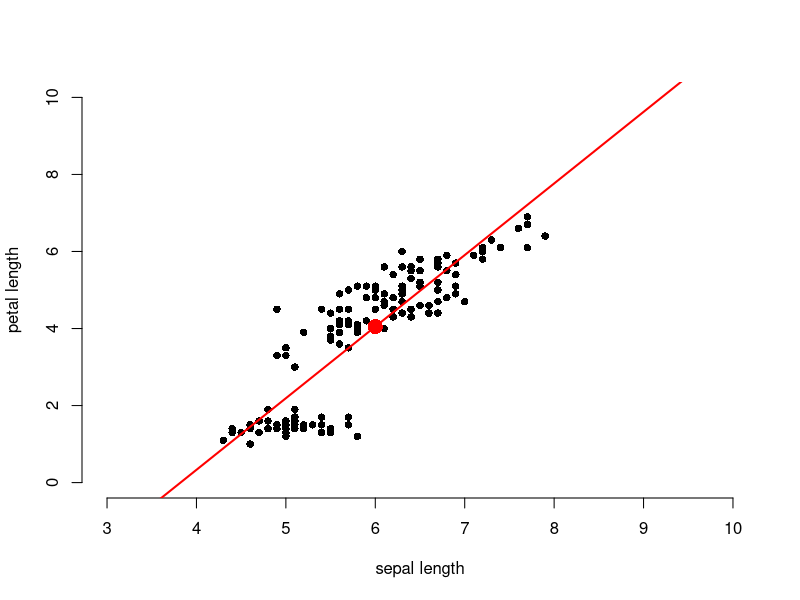

Reproduce this figure in R.
## ---- chunk 1
knitr::opts_chunk$set(echo = FALSE)
## ---- chunk 2
model <- lm(Petal.Length ~ Sepal.Length, data = iris)
modelpred <- predict(model, newdata = data.frame(Sepal.Length = 6))
plot(iris$Sepal.Length, iris$Petal.Length, xlab = "sepal length",
     ylab = "petal length", bty = "n", pch = 16,
     xlim = c(3, 10), ylim = c(0, 10))
abline(model, col = "red", lwd = 2)
points(6, modelpred, col = "red", pch = 16, cex = 2)
